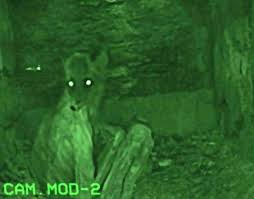
//> input picture ex_images/cursed.jpg, 254 x 199 px
$ ./img2ascii ../ex_images/cursed.jpg 100 100   (built with g++ and OpenCV 4)
//> lines starting //> are read from the running program, lines starting //| are printed output that depends on the picture
#include <opencv2/opencv.hpp>
#include <iostream>
#include <vector>

using namespace std;
using namespace cv;

double average(int red, int blue, int green);

int main(int argc, char **argv) {
	if (argc != 4) {
		cout << "Wrong number of arguments" << endl << "ex: image.jpg sizeX sizeY" << endl;
	}

	Mat image = imread(argv[1]);
//> image is the input picture: 199 rows x 254 cols, CV_8UC3; mean B, G, R 39.5, 97.4, 43.8

	if (image.empty()) {
		cout << "Failed reading image." << endl;
	}

	int x = atoi(argv[2]);
//> x = 100
	int y = atoi(argv[3]);
//> y = 100

	// change image size
	resize(image, image, Size(x, y), 0, 0, INTER_NEAREST);
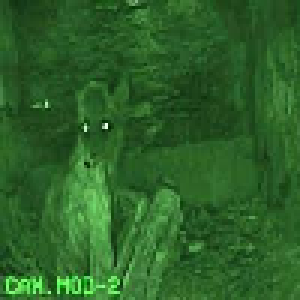
//> image: 100 rows x 100 cols, CV_8UC3 (shown 3 times larger); mean B, G, R 39.6, 97.5, 43.9

	// Possible characters to use when converting to ascii
	string chars = "MNHQ$OC?7>!:-;. ";

	// initialize string which will contain what we want from here
	string res = "";
	vector<int> colors;

	// greyscale image first
	for (int row = 0; row < image.rows; row++) {
		for (int col = 0; col < image.cols; col++) {
			Vec3b pixel = image.at<Vec3b>(Point(col, row));

			pixel[0] = average(pixel.val[0], pixel.val[1], pixel.val[2]);
			pixel[1] = average(pixel.val[0], pixel.val[1], pixel.val[2]);
			pixel[2] = average(pixel.val[0], pixel.val[1], pixel.val[2]);

			colors.push_back(pixel[0]);
		}
		colors.push_back(1337);
	}
//> after the loop, colors = 10100 values, max 1337 at index 100, min 12 at index 4278, mean 72.67


	// 1337 is the magic number here
	for (auto color : colors) {
		res.push_back(chars[int(color / 256.0 * 16)]);
		if (color == 1337) {
			res.push_back('\n');
		}
	}
	cout << res << endl;
//| QHQHHNHHHHHHHHHQHHQHQHQQQQQQQQHHHHHHQHHQHQO?O>$$$QQQHQQH$$$Q$$$O$$QQQQHHHHHHHHHHHHHQQQQQQQQHQQQHHHHH
//| QHQHHNHHHHHHHHHHQHQHQQQQQQQQQHHHQQHQQQQQHHQC?O$HHQQQQQQQO$$Q$$$$O$$QQQQQHHHHHHHHHHHQQQQQQQQHQQQQHHHH
//| QHQHHHHHHHHHHHHHQHQQQQQQQQQHHHHH$$QQ$$OHHQHNNNNHH$QQQQQ$QQ$$$$QQ$Q$QQQQHHHHHHHHHHHQQQQQQQQQHQQQQHHHH
//| QHQQHHHHHHHHHHHHHHHQQQQQQQQQ$QHHHHHHHHQNHHHHH$COO$Q$QQQQ$Q$$$$$$OQQHQQQQQHHHHQHHHHHHQQHQQQQHQQQQHHHH
//> (the first 4 of 15 printed lines)
}

inline double average(int red, int blue, int green) {
	return double( (red + blue + green) / 3 );
}
